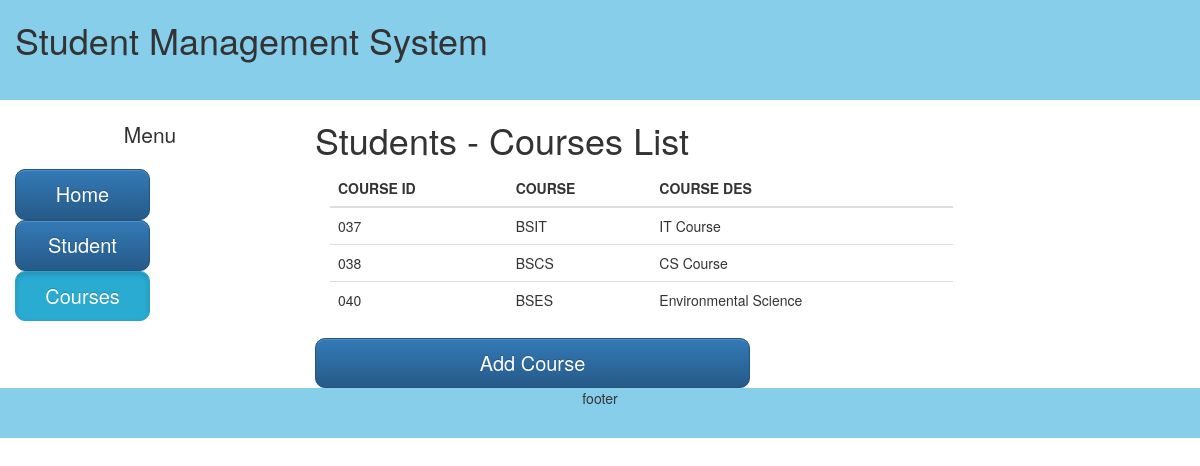
/index.php/boot/courses, run on the app's committed database.
### tables this page shows
CREATE TABLE `course` (
  `cno` varchar(10) NOT NULL,
  `course` varchar(10) NOT NULL,
  `des` varchar(60) NOT NULL
);

### application/controllers/boot.php (called while the page is built, shortened)
<?php
class boot extends CI_Controller {
	public function __construct(){
		$this->load->model('students_model','student');
		$this->load->model('course','course');
	}
	public function courses(){
		$rs = $this->course->read();
		$data['course']=$rs;
		$header_data['title']="courses";
		$this->load->view('include/header',$header_data);
		$this->load->view('students/courses',$data);
		$this->load->view('include/footer');
	}
}

### index.php (called while the page is built, shortened)
<?php
require_once BASEPATH.'core/CodeIgniter.php';

### application/models/course.php (called while the page is built, shortened)
<?php
class course extends CI_Model {
	private $table = "course";
	public function read($condition=null){
		$this->db->select('*');
		$this->db->from($this->table);
		$query=$this->db->get();
		return $query->result_array();
	}
}

### application/views/students/courses.php (the view)
<div class= "container-fluid">
	<div class="row">
		<div class="col-md-12 header">
			<h1> Student Management System </h1>
		</div>
	</div>
	<div class="row">
		<div class = "col-md-3">
			<center><h1 class= "lead"> Menu </h1></center>
			<div class="">
				<a href="index" class="btn btn-primary btn-block">Home</a>
			</div>
			<div class="">
				<a href="students" class="btn btn-primary btn-block">Student</a>
			</div>
			 <div class="">
				<a href="courses" class="btn btn-info active btn-block">Courses</a>
			</div>
		</div>
		<div class="col-md-9 contents">
			<h1>Students - Courses List</h1>
		<div class="col-md-9">
			<table class="table table-stripped">
			<thead>
					<tr>
							<th>COURSE ID</th>
							<th>COURSE</th>
							<th>COURSE DES</th>
					</tr>
			</thead>
			<tbody>
				<?php
						foreach($course as $s){
							echo'	<tr>
								<td>'.$s['cno'].'</td>
								<td>'.$s['course'].'</td>
								<td>'.$s['des'].'</td>
						</tr>
						';
				}
				?>
				</tbody>
			</table>
		</div>
		<div class="">
				<a href="add_course" class="btn btn-primary">Add Course</a>
			</div>
	</div>
	<div class="row">
		<div class="col-md-12 text-center footer">
			<p> footer </p>
		</div>
	</div>
</div>

### assets/css/bs.css (style rules this page uses)
.header { background-color: skyblue; height: 100px; }
.footer { background-color: skyblue; height: 50px; }
.btn { padding: 10px 20px; font-size: 20px; border-radius: 10px; width: 50% }

### data on the page
course: cno "037", course "BSIT", des "IT Course"
course: cno "038", course "BSCS", des "CS Course"
course: cno "040", course "BSES", des "Environmental Science"
